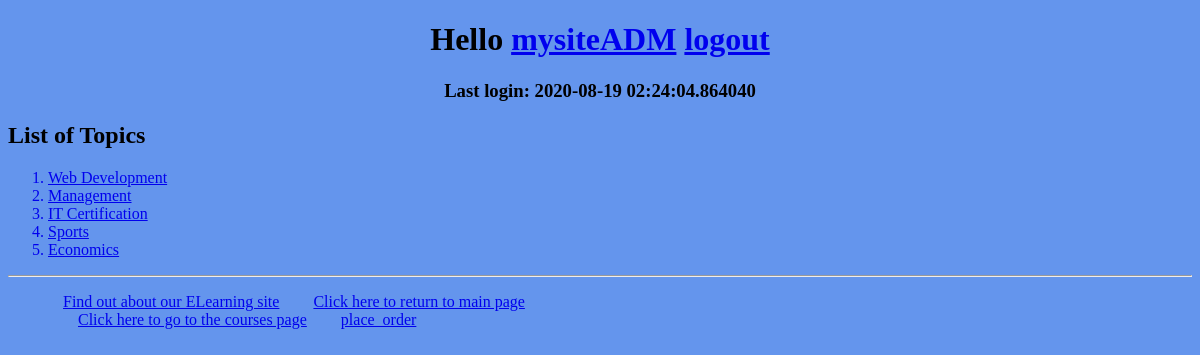
Screenshot of /myapp/ (signed in) with the database file from the repository.
### myapp/models.py (models this page shows, shortened)
class Topic(models.Model):
    name = models.CharField(max_length=200)
    category = models.CharField(max_length=200, default='')

### myapp/views.py (the view)
# urls.py: path(r'', views.index, name='index'),
def index(request):
    top_list = Topic.objects.all().order_by('id')[:10]
    data = {
        'top_list': top_list,
        'your_name': request.user.username,
        'loginInfo': request.session.get('last_login')
    }
    return render(request, 'myapp/index.html', data)

### myapp/templates/myapp/index.html
{% extends 'myapp/base.html' %}
{% block myhdg %}
    {% if your_name %}
        Hello <a href="{% url 'myapp:my_account' %}">{{ your_name }}</a> <a href="{% url 'myapp:user_logout' %}">logout</a>
        <br>
        <h3 style="text-align: center">Last login: {{ loginInfo }}</h3>
        {% else %}
        Welcome visitor <a href="{% url 'myapp:user_login' %}">log in</a>
         <br>
        <h3 style="text-align: center">Your last login was one hour ago</h3>
    {% endif %}
{% endblock %}
{% block body_block %}
    {% if top_list %}
    <h2>List of Topics</h2>
    <ol>
        {% for top in top_list %}
            <a href="{% url 'myapp:detail' top_no=top.id %}">
                <li>{{ top.name }} </li>
            </a>
        {% endfor %}
    </ol>
{% else %}
    <strong>There are no available topics!</strong>
{% endif %}
{% endblock %}

### myapp/static/myapp/style.css (style rules this page uses)
body { background-color: cornflowerblue; }

### rows the page displays
Topic: name "Web Development"
Topic: name "Management"
Topic: name "IT Certification"
Topic: name "Sports"
Topic: name "Economics"

### other values shown
{{ your_name }} "mysiteADM"
{{ loginInfo }} "2020-08-19 02:24:04.864040"
